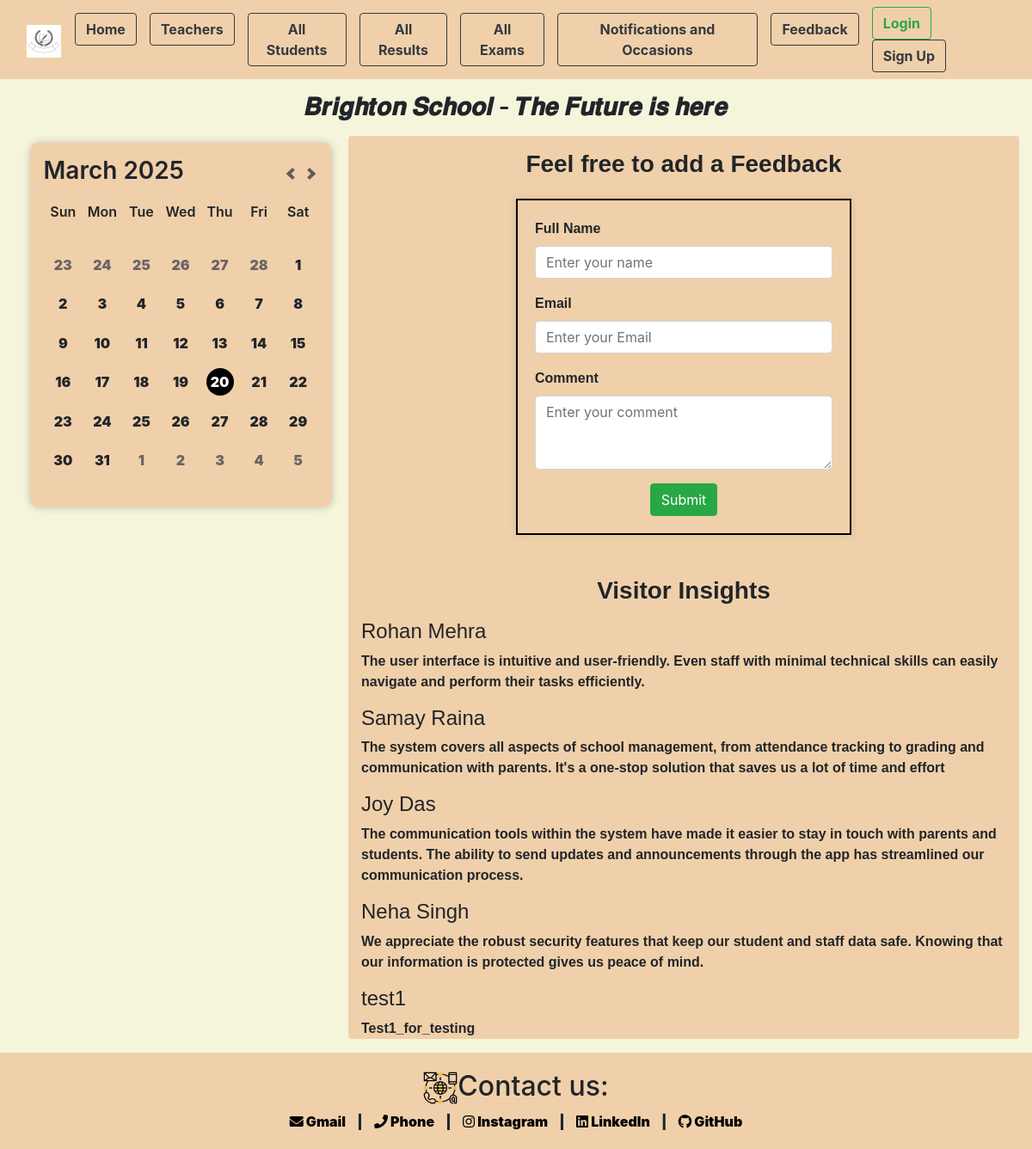
Screenshot of /feedback with the database file from the repository.
### app/models.py (models this page shows)
class feedback(models.Model):
    name=models.CharField(max_length=100)
    email=models.EmailField(max_length=100,null=True)
    comment=models.CharField(max_length=500)

### app/views.py (the view, shortened to what this page needs)
# urls.py: path('feedback',views.feedback_page,name="feedback"),
def feedback_page(request):
    feedbacks=feedback.objects.all()[0:10]
    form=FeedbackForm()
    context={'form':form,'feedback':feedbacks}
    return render(request,'app/feedback.html',context)

### app/forms.py
class FeedbackForm(forms.ModelForm):
    class Meta:
        model=feedback
        fields={'name','email','comment'}
        widgets = {
             'name': forms.TextInput(attrs={'class': 'form-control', 'id': 'authorName', 'placeholder': 'Enter your name'}),
             'email': forms.EmailInput(attrs={'class': 'form-control', 'id': 'gmail', 'placeholder': 'Enter your Email'}),
             'comment': forms.Textarea(attrs={'class': 'form-control', 'id': 'comment', 'rows': 3, 'placeholder': 'Enter your comment'}),
            }

### app/templates/app/feedback.html (shortened to what this page needs)
{% extends "base_template/base.html" %}
{% load static %}
{% block content %}
                <div class="col-lg-8 col-md-8 col-sm-12 main-content">
                    <div class="box_clr rounded">
                        <h3 class="text-center pt-3 mb-4 about_text">Feel free to add a Feedback</h3>
                        <form method="POST" style="width: 50%; margin: 0 auto; border: 2px solid #000; padding: 20px; box-shadow: 0 0 10px rgba(0, 0, 0, 0.1);">
                            <div class="form-group">
                                <label for="authorName" class="font-weight-bold about_text">Full Name</label>
                                {{form.name}}
                            </div>
                            <div class="form-group">
                                <label for="gmail" class="font-weight-bold about_text">Email</label>
                                {{form.email}}
                            </div>
                            <div class="form-group">
                                <label for="comment" class="font-weight-bold about_text">Comment</label>
                                {{form.comment}}
                            </div>
                            <button type="submit" style="display: block; margin: 0 auto;" class="btn btn-success">Submit</button>
                        </form>
                        <h3 class="text-center about_text mt-5 pb-2">Visitor Insights</h3>
                        <div class="container rounded">
                            {% for f in feedback  %}
                            <div class="fs-4">
                                <h4 class="about_text">{{f.name}}</h4>
                              <div>
                                <p class="about_text">{{f.comment}}</p>
                              </div>
                            </div>
                            {% endfor %}
                        </div>
                    </div>
                </div>
{% endblock content %}

### app/static/app/CSS_Files/index.css (style rules this page uses)
body { background-color: beige; }
.box_clr { background-color: rgb(240, 208, 170); }
* { padding: 0; margin: 0; }
h3 { font-weight: 600; }
.about_text { font-family: 'Gill Sans', 'Gill Sans MT', Calibri, 'Trebuchet MS', sans-serif; }

### rows the page displays
feedback: name "Rohan Mehra", comment "The user interface is intuitive and user-friendly. Even staff with minimal technical skills can easily navigate and perform their tasks efficiently."
feedback: name "Samay Raina", comment "The system covers all aspects of school management, from attendance tracking to grading and communication with parents. It's a one-stop solution that saves us a lot of time and effort"
feedback: name "Joy Das", comment "The communication tools within the system have made it easier to stay in touch with parents and students. The ability to send updates and announcements through the app has streamlined our communication process."
feedback: name "Neha Singh", comment "We appreciate the robust security features that keep our student and staff data safe. Knowing that our information is protected gives us peace of mind."
feedback: name "test1", comment "Test1_for_testing"
